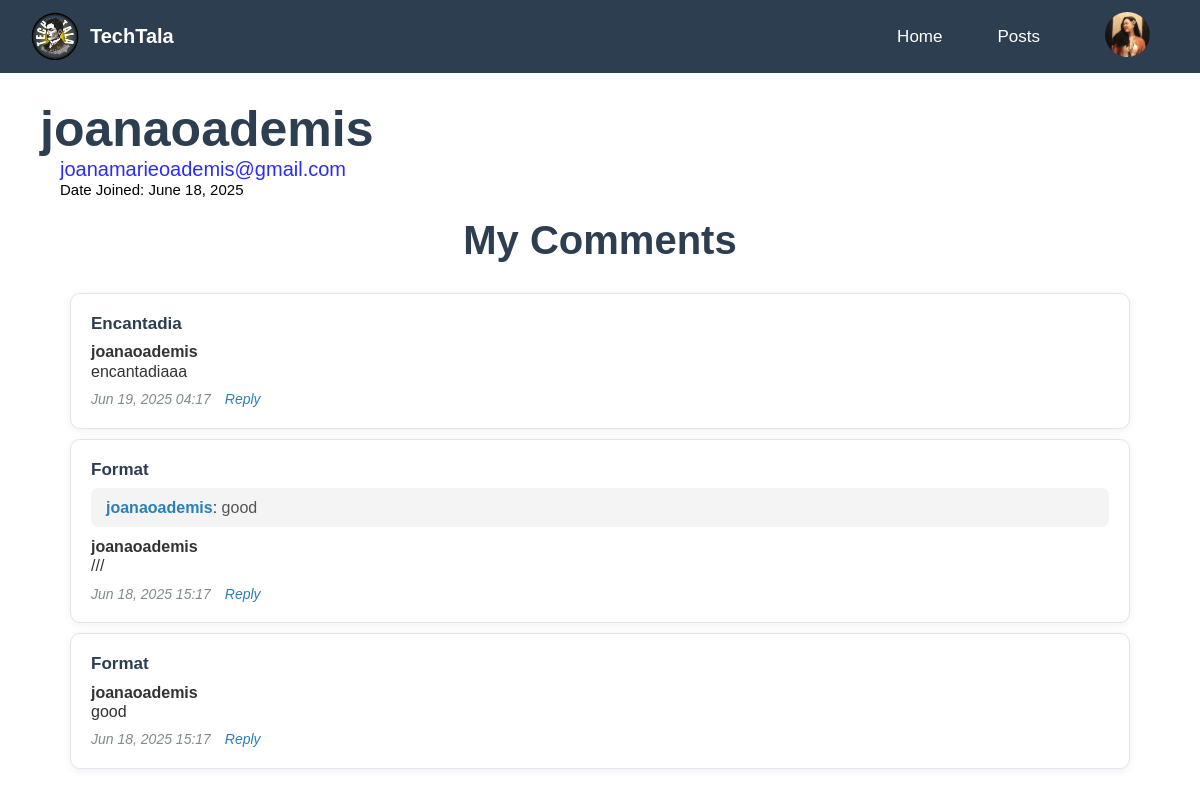
Screenshot of /Reader/comments.php (signed in) with the database file from the repository.
### tables this page shows
CREATE TABLE `users` (
  `id` int(11) NOT NULL,
  `username` varchar(30) NOT NULL,
  `pass` varchar(255) NOT NULL,
  `email` varchar(100) NOT NULL,
  `created_at` datetime NOT NULL DEFAULT curtime(),
  `role` varchar(50) DEFAULT NULL,
  `gender` enum('male','female','not-specified') DEFAULT NULL,
  `bio` text DEFAULT NULL,
  `profile_picture` varchar(255) DEFAULT NULL,
  `deleted` tinyint(1) DEFAULT 0,
  `status` enum('active','inactive') NOT NULL DEFAULT 'active'
);

CREATE TABLE `comments` (
  `id` int(11) NOT NULL,
  `username` varchar(30) NOT NULL,
  `comment_text` text NOT NULL,
  `created_at` datetime NOT NULL DEFAULT curtime(),
  `users_id` int(11) DEFAULT NULL,
  `post_id` int(11) DEFAULT NULL,
  `parent_id` int(11) DEFAULT NULL
);

CREATE TABLE `post` (
  `id` int(11) NOT NULL,
  `username` varchar(30) NOT NULL,
  `title` varchar(100) NOT NULL,
  `content` text NOT NULL,
  `image` varchar(255) DEFAULT NULL,
  `created_at` datetime NOT NULL DEFAULT curtime(),
  `users_id` int(11) DEFAULT NULL,
  `updated_at` datetime DEFAULT current_timestamp() ON UPDATE current_timestamp(),
  `deleted` tinyint(1) DEFAULT 0,
  `status` varchar(20) DEFAULT 'draft'
);

### db.php (called while the page is built, shortened)
<?php
require('db.connect.php');
function executeQuery($sql, $data){
    global $conn;
    $stmt = $conn->prepare($sql);
    if (count($data) > 0) {
        $values = array_values($data);
        $types = str_repeat('s', count($values));
        $stmt->bind_param($types, ...$values);
    }
    $stmt->execute();
    return $stmt;
}
function selectOne($table, $conditions = []){
    $sql = "SELECT * FROM $table";
    $i = 0;
    foreach ($conditions as $key => $value){
        if ($i === 0){
            $sql = $sql . " WHERE $key = ?";
        } else {
            $sql = $sql . " AND $key = ?";
        }
        $i++;
    }
    $sql = $sql . " LIMIT 1";
    $stmt = executeQuery($sql, $conditions);
    $records = $stmt->get_result()->fetch_all(MYSQLI_ASSOC);
    return !empty($records) ? $records[0] : [];
}
?>

### Reader/comments.php (the view, shortened to what this page needs)
<?php
include '../db.connect.php';
include '../db.php';
$user_sql = "SELECT username, email, created_at FROM users WHERE id = ?";
if ($stmt = $conn->prepare($user_sql)) {
    $stmt->bind_param("i", $_SESSION['user_id']);
    $stmt->execute();
    $stmt->bind_result($username, $email, $created_at);
}
$comments = [];
$comment_sql = "SELECT c.id, c.post_id, c.parent_id, c.comment_text, c.created_at, c.users_id, u.username, p.title
                FROM comments c
                JOIN users u ON c.users_id = u.id
                JOIN post p ON c.post_id = p.id
                WHERE c.users_id = ?
                ORDER BY c.created_at DESC";
if ($stmt = $conn->prepare($comment_sql)) {
    $stmt->bind_param("i", $_SESSION['user_id']);
    $stmt->execute();
    $stmt->bind_result($id, $post_id, $parent_id, $comment_text, $created_at, $users_id_c, $username, $title);
    while ($stmt->fetch()) {
        $comments[] = [
            'id' => $id,
            'post_id' => $post_id,
            'parent_id' => $parent_id,
            'comment_text' => $comment_text,
            'created_at' => $created_at,
            'users_id' => $users_id_c,
            'username' => $username,
            'title' => $title
        ];
    }
}
$commentsById = [];
foreach ($comments as $c) {
    $commentsById[$c['id']] = $c;
}
?>
<!DOCTYPE html>
<html lang="en">
<head>
    <link rel="stylesheet" href="comments.css">
</head>
<body>
    <?php include ("header.php")?>
    <div class="main">
        <div class="details">
            <ul>
                <li class="name"><h1><span><?php echo htmlspecialchars($user['username']); ?></span></h1></li>
                <li class="email"><span><?php echo htmlspecialchars($user['email']); ?></span></li>
                <li class="date">Date Joined: <span>
                    <?php echo $user['created_at'] ? date('F j, Y', strtotime($user['created_at'])) : 'N/A'; ?>
                </span></li>
            </ul>
        </div>
        <h1 class="title">My Comments</h1>
        <div class="comments">
            <ul>
                <?php
                foreach ($comments as $comment) {
                    $postUrl = "postpage.php?id=" . urlencode($comment['post_id']) . "#comment-" . $comment['id'];
                    $isReply = !empty($comment['parent_id']) && isset($commentsById[$comment['parent_id']]);
                    echo '<li style="cursor:pointer;" onclick="window.location.href=\'' . $postUrl . '\'">';
                    echo '<div style="font-size:17px;font-weight:600;color:#2C3E50;margin-bottom:8px;">';
                    echo '<a href="' . $postUrl . '" style="color:#2C3E50;text-decoration:none;">' . htmlspecialchars($comment['title']) . '</a>';
                    echo '</div>';
                    if ($isReply) {
                        $parent = $commentsById[$comment['parent_id']];
                        echo '<div style="background:#f4f4f4;padding:10px 15px;border-radius:7px;margin-bottom:10px;">';
                        echo '<span style="font-weight:600;color:#2980b9;">' . htmlspecialchars($parent['username']) . '</span>: ';
                        echo '<span style="color:#555;">' . htmlspecialchars($parent['comment_text']) . '</span>';
                        echo '</div>';
                    }
                    echo '<strong>' . htmlspecialchars($comment['username']) . '</strong><br>';
                    echo '<span>' . htmlspecialchars($comment['comment_text']) . '</span>';
                    echo '<p>';
                    echo '<span>' . date('M d, Y H:i', strtotime($comment['created_at'])) . '</span>';
                    echo ' <a href="#" style="color:#2980b9;text-decoration:none;font-weight:500;margin-left:10px;">Reply</a>';
                    echo '</p>';
                    echo '</li>';
                }
                ?>
            </ul>
        </div>
    </div>
</body>
</html>

### Reader/header.php (shortened to what this page needs)
<?php
require_once '../db.connect.php';
require_once '../db.php';
$profile_pic_path = 'image/profile.png';
if (isset($_SESSION['user_id'])) {
    $user = selectOne('users', ['id' => $_SESSION['user_id']]);
    if ($user && !empty($user['profile_picture'])) {
        $profile_pic_path = '../profiles/' . $user['profile_picture'];
    }
}
?>
<!DOCTYPE html>
<html lang="en">
<head>
    <link rel="stylesheet" href="header.css">
</head>
<body>
    <nav>
        <img src="image/logo.png" class="logo">
        <h3>TechTala</h3>
        <ul>
            <li><a href="homepage.php">Home</a></li>
            <li><a href="posts.php">Posts</a></li>
            <li><div class="drop">
            <div class="menu">
                <img class="profile" src="<?php echo htmlspecialchars($profile_pic_path); ?>" alt="Profile Picture"?>
            </div>
            </div></div></li>
        </ul>
    </nav>
</body>
</html>

### Reader/comments.css (style rules this page uses)
nav { background-color: #2C3E50; }
.main { margin-top: 40px; font-family: 'Poppins', sans-serif; padding: 40px 20px; align-items: center; }
.details ul { list-style: none; padding: 20px; }
.details .name { font-size: 25px; font-weight: 400; color: #2C3E50; }
.details .email { font-size: 20px; color: rgb(43, 43, 253); padding-left: 20px; }
.details .date { color: black; padding-left: 20px; font-size: 15px; }
.title { font-size: 40px; color: #2C3E50; margin-bottom: 30px; text-align: center; }
.comments ul { display: flex; flex-direction: column; gap: 10px; list-style: none; padding-left: 0; }
.comments ul li { background-color: #fff; padding: 20px; margin: 0 50px; color: #333; line-height: 1.2; border-radius: 10px; border: 1px solid #e1e4e8; box-shadow: 0 2px 8px rgba(44, 62, 80, 0.07); transition: box-shadow 0.2s; cursor: pointer; }
.comments ul li p { font-style: italic; margin-top: 10px; color: #7f8c8d; font-size: 14px; }

### Reader/header.css (style rules this page uses)
* { margin: 0; padding: 0; box-sizing: border-box; font-family: 'Poppins', sans-serif; }
nav { width: 100%; position: fixed; top: 0; left: 0; padding: 2px 10px; display: flex; align-items: center; z-index: 1000; }
nav .logo { width: 70px; margin-left: 10px; }
h3 { color: #fff; font-size: 20px; text-decoration: none; display: inline-block; position: fixed; margin-left: 80px; }
nav ul { margin-left: auto; display: flex; align-items: center; gap: 35px; }
nav ul li { list-style: none; display: inline-block; }
nav ul li a { text-decoration: none; color: #fff; font-size: 17px; transition: 0.3s; position: relative; padding: 0 10px; }
nav ul li a::after { content: ""; position: absolute; left: 0; bottom: -10px; width: 0%; height: 2px; background: white; margin-left: 50px; transition: 0.4s; }
.drop { position: relative; display: inline-block; padding: 10px; border-radius: 10px; cursor: pointer; }
.profile { width: 45px; height: 45px; margin-left: 10px; margin-right: 30px; border-radius: 50%; object-fit: cover; }

### rows the page displays
users: profile_picture (picture), username "joanaoademis", email "joanamarieoademis@gmail.com", created_at "June 18, 2025"
comments: post.title "Encantadia", users.username "joanaoademis", comment_text "encantadiaaa", created_at "Jun 19, 2025 04:17"
comments: post.title "Format", parent.username "joanaoademis", comment_text "good", users.username "joanaoademis", comment_text "///", created_at "Jun 18, 2025 15:17"
comments: post.title "Format", users.username "joanaoademis", comment_text "good", created_at "Jun 18, 2025 15:17"
